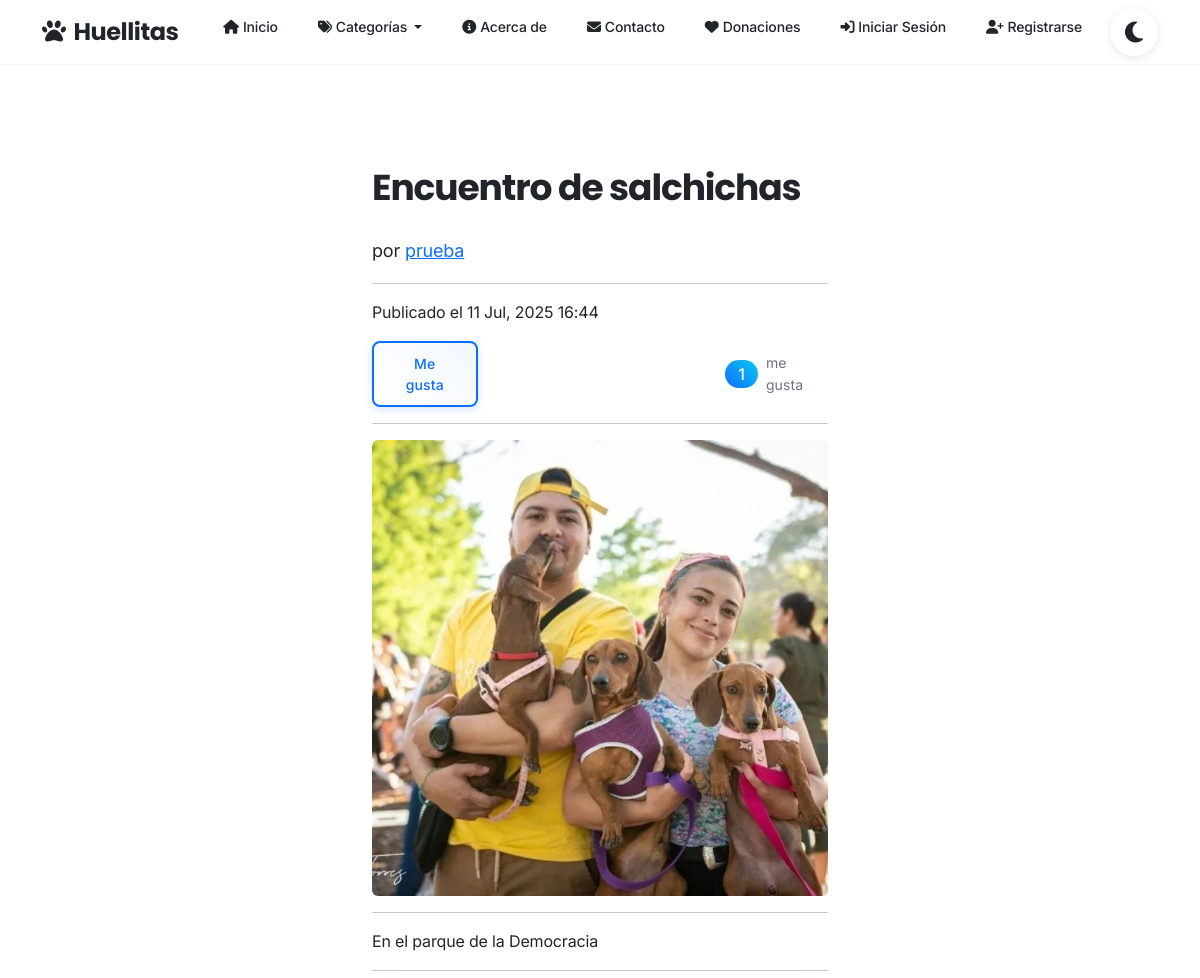
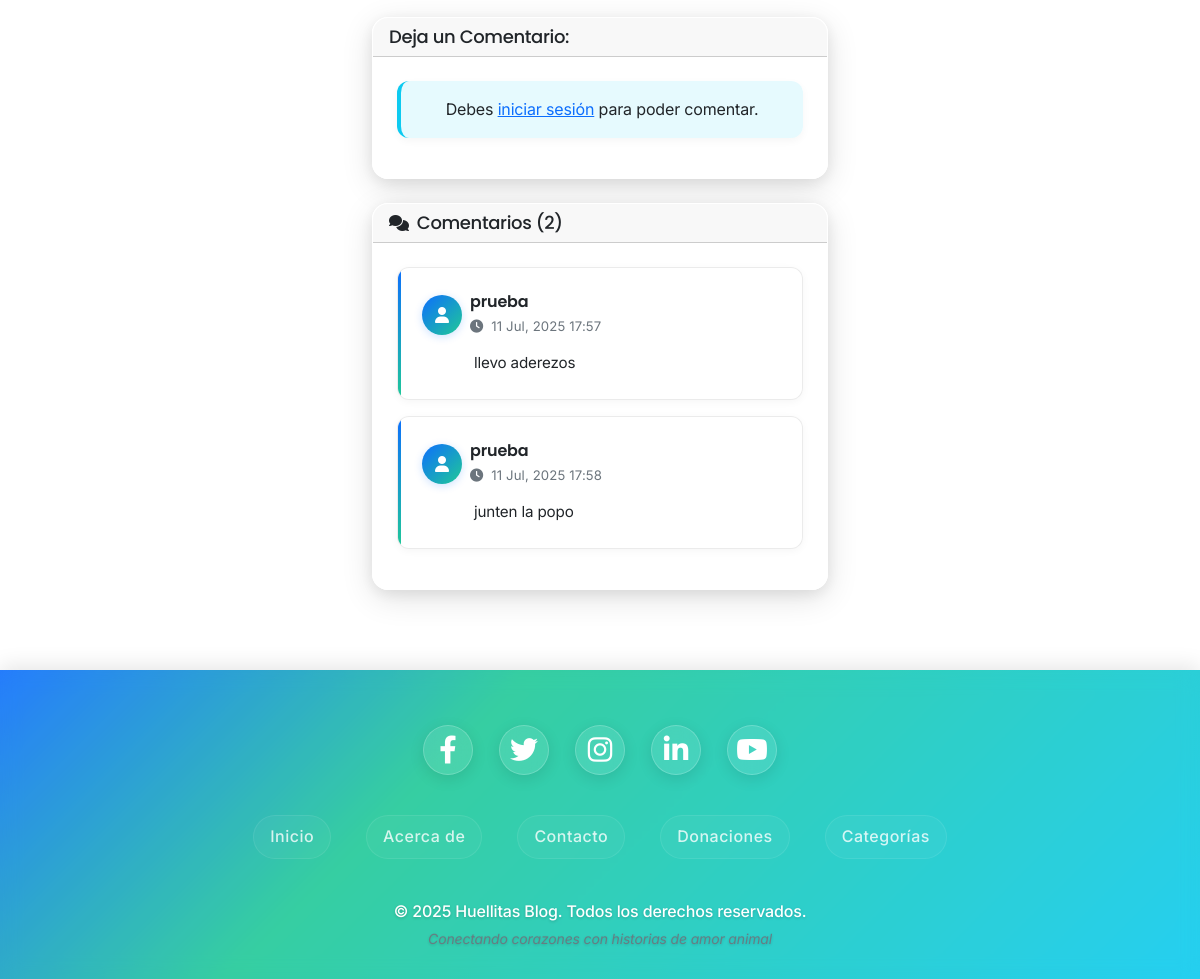
The app's page /post/3/, older data (2 pictures, top to bottom).
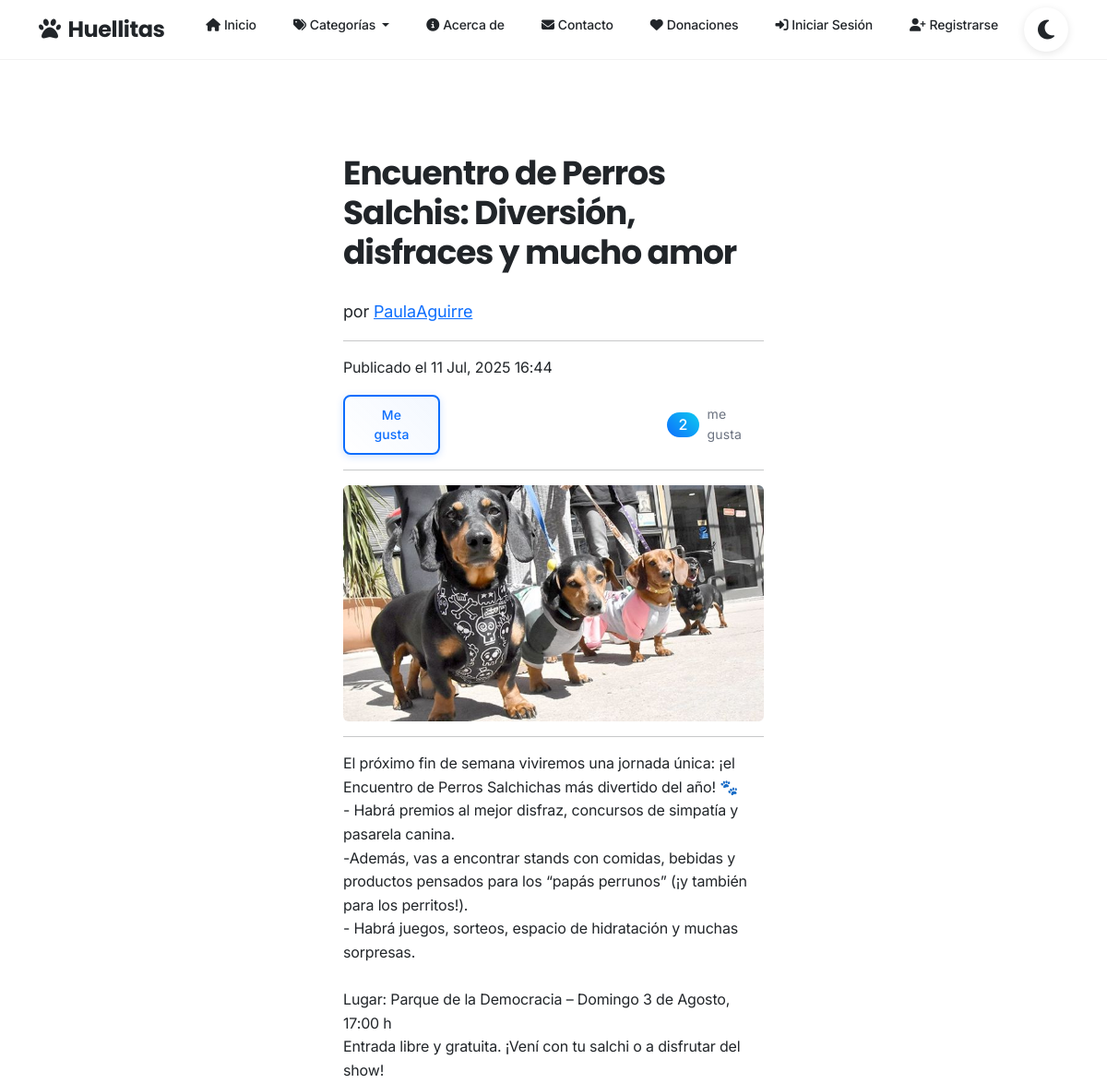
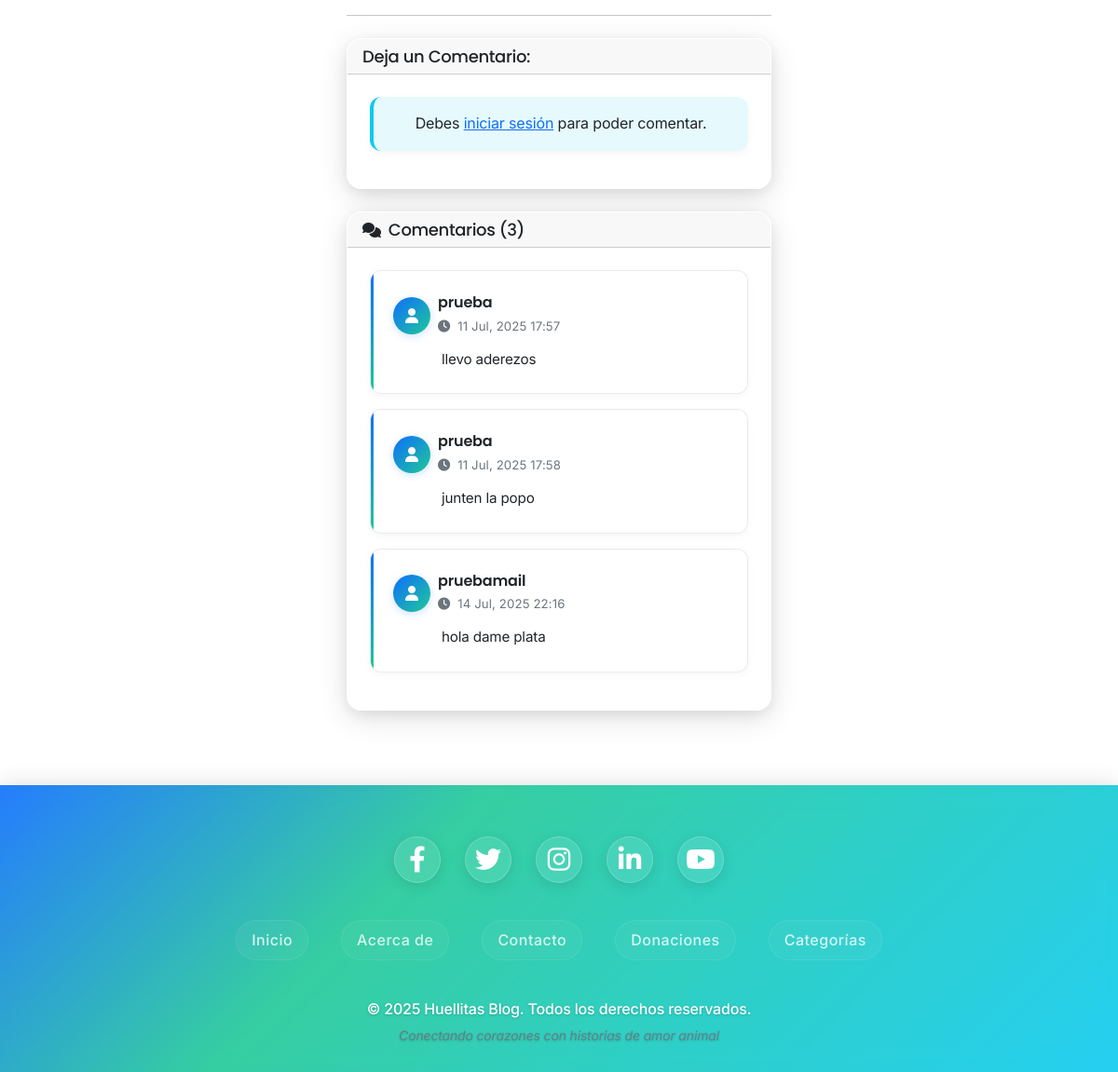
The same page, newer data (2 pictures, top to bottom).
### blog/models.py (models this page shows, shortened)
class Post(models.Model):
    titulo = models.CharField(max_length=200)
    contenido = models.TextField()
    fecha_publicacion = models.DateTimeField(auto_now_add=True) # Se establece automáticamente al crear el post
    autor = models.ForeignKey(User, on_delete=models.CASCADE, related_name='posts') # Un post pertenece a un usuario. Si el usuario se elimina, sus posts también.
    categoria = models.ForeignKey(Categoria, on_delete=models.SET_NULL, null=True, blank=True) # Un post puede tener una categoría. Si la categoría se elimina, el campo se pone a NULL.
    imagen_portada = models.ImageField(upload_to='post_images/', null=True, blank=True) # Opcional: permite subir imágenes
    class Meta:
        ordering = ['-fecha_publicacion'] # Por defecto, los posts se ordenarán del más nuevo al más viejo
    @property
    def total_likes(self):
        return self.likes.count() # 'likes' es el related_name del ForeignKey en el modelo Like

class Comentario(models.Model):
    post = models.ForeignKey(Post, on_delete=models.CASCADE, related_name='comentarios') # Un comentario pertenece a un post. Si el post se elimina, sus comentarios también.
    autor = models.ForeignKey(User, on_delete=models.CASCADE, related_name='comentarios') # Un comentario es hecho por un usuario.
    contenido = models.TextField()
    fecha_creacion = models.DateTimeField(auto_now_add=True) # Se establece automáticamente al crear el comentario
    class Meta:
        ordering = ['fecha_creacion'] # Ordenar comentarios por fecha de creación

### blog/views.py (the view)
# urls.py: path('post/<int:pk>/', PostDetailView.as_view(), name='post_detail'),
class PostDetailView(DetailView):
    model = Post
    template_name = 'blog/post_detail.html'
    context_object_name = 'post'
    def get_context_data(self, **kwargs):
        context = super().get_context_data(**kwargs)
        context['comment_form'] = ComentarioForm()
        user_has_liked = False
        if self.request.user.is_authenticated:
            user_has_liked = Like.objects.filter(post=self.object, user=self.request.user).exists()
        context['user_has_liked'] = user_has_liked
        return context

### blog/context_processors.py (called while the page is built)
def categorias_globales(request):
    return {
        'categorias': Categoria.objects.all()
    }

### blog/models.py (called while the page is built)
    def get_absolute_url(self):
        return reverse('category_detail', kwargs={'pk': self.pk})

### blog/templates/blog/post_detail.html (shortened to what the changed rows need)
{% extends 'blog/base.html' %}
{% load crispy_forms_tags %}
{% load static %}
{% block content %}
    <div class="row">
        <div class="col-lg-8 offset-lg-2">
            <h1 class="mt-4">{{ post.titulo }}</h1>
            <p class="lead">
                por <a href="#">{{ post.autor.username }}</a>
            </p>
            <hr>
            <p>Publicado el {{ post.fecha_publicacion|date:"d M, Y H:i" }}</p>
            <div class="mb-3 d-flex align-items-center">
                {% if user.is_authenticated %}
                    {% if user_has_liked %}
                        <form action="{% url 'like_post' post.pk %}" method="post" class="d-inline">
                            {% csrf_token %}
                            <button type="submit" class="btn btn-danger btn-sm me-2">
                                <i class="bi bi-heart-fill"></i> Ya no me gusta
                            </button>
                        </form>
                    {% else %}
                        <form action="{% url 'like_post' post.pk %}" method="post" class="d-inline">
                            {% csrf_token %}
                            <button type="submit" class="btn btn-outline-primary btn-sm me-2">
                                <i class="bi bi-heart"></i> Me gusta
                            </button>
                        </form>
                    {% endif %}
                {% else %}
                    <button class="btn btn-outline-primary btn-sm me-2" id="like-btn-anonymous" data-post-id="{{ post.id }}">
                         Me gusta
                    </button>
                {% endif %}
                <span class="badge bg-primary fs-6">{{ post.total_likes }}</span>
                <span class="ms-2 text-muted">me gusta</span>
            </div>
            <hr>
            {% if post.imagen_portada %}
                <img class="img-fluid rounded" src="{{ post.imagen_portada.url }}" alt="{{ post.titulo }}">
                <hr>
            {% endif %}
            <p>{{ post.contenido|linebreaksbr }}</p>
            <hr>
            <div class="card my-4">
                <h5 class="card-header">Deja un Comentario:</h5>
                <div class="card-body">
                </div>
            </div>
            <div class="card mt-4">
                <div class="card-header d-flex align-items-center">
                    <i class="fas fa-comments me-2 text-primary"></i>
                    <h5 class="mb-0">Comentarios ({{ post.comentarios.count }})</h5>
                </div>
                <div class="card-body">
                    {% if post.comentarios.exists %}
                        <div class="comments-section">
                            {% for comentario in post.comentarios.all %}
                                <div class="comment-item card mb-3">
                                    <div class="card-body">
                                        <div class="d-flex justify-content-between align-items-start mb-2">
                                            <div class="comment-header">
                                                <div class="d-flex align-items-center">
                                                    <div class="avatar-circle me-2">
                                                        <i class="fas fa-user"></i>
                                                    </div>
                                                    <div>
                                                        <h6 class="mb-0 text-primary">{{ comentario.autor.username }}</h6>
                                                        <small class="text-muted">
                                                            <i class="fas fa-clock me-1"></i>
                                                            {{ comentario.fecha_creacion|date:"d M, Y H:i" }}
                                                        </small>
                                                    </div>
                                                </div>
                                            </div>
                                        </div>
                                        <div class="comment-content">
                                            <p class="mb-0">{{ comentario.contenido|linebreaksbr }}</p>
                                        </div>
                                    </div>
                                </div>
                            {% endfor %}
                        </div>
                    {% endif %}
                </div>
            </div>
        </div>
    </div>
{% endblock content %}

Row changes from the older to the newer data that the page shows:
changed Post: titulo "Encuentro de salchichas" → "Encuentro de Perros Salchis: Diversión, disfraces y mucho amor"; autor.username "prueba" → "PaulaAguirre"; total_likes "1" → "2"; imagen_portada: a different picture; contenido "En el parque de la Democracia" → "El próximo fin de semana viviremos una jornada única: ¡el Encuentro de Perros Salchichas más divertido del año! 🐾 - Habrá premios al mejor disfraz, concursos de simpatía y pasarela canina. -Además, vas a encontrar stands con comidas, bebidas y productos pensados para los “papás perrunos” (¡y también para los perritos!). - Habrá juegos, sorteos, espacio de hidratación y muchas sorpresas. Lugar: Parque de la Democracia – Domingo 3 de Agosto, 17:00 h Entrada libre y gratuita. ¡Vení con tu salchi o a disfrutar del show!"; comentarios.count "2" → "3"
added Comentario: autor.username "pruebamail", fecha_creacion "14 Jul, 2025 22:16", contenido "hola dame plata"
